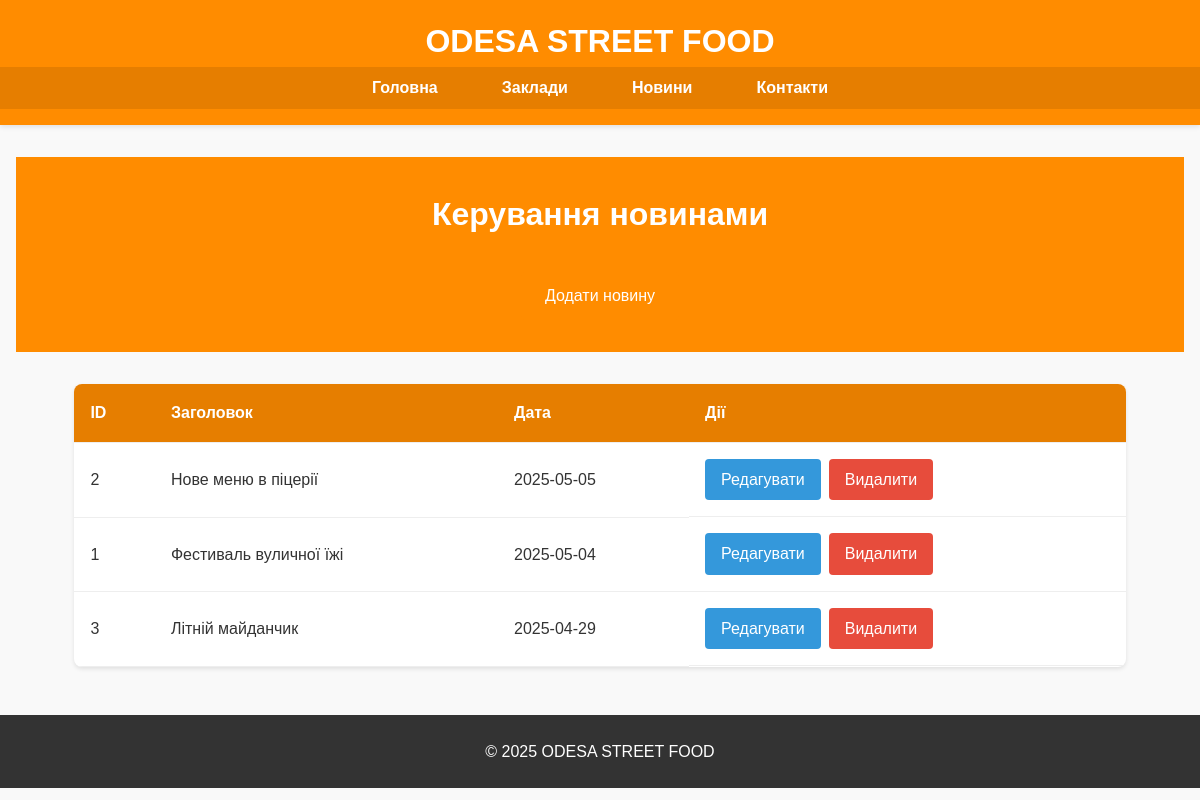
/admin/news, run on an earlier commit of the app's database.
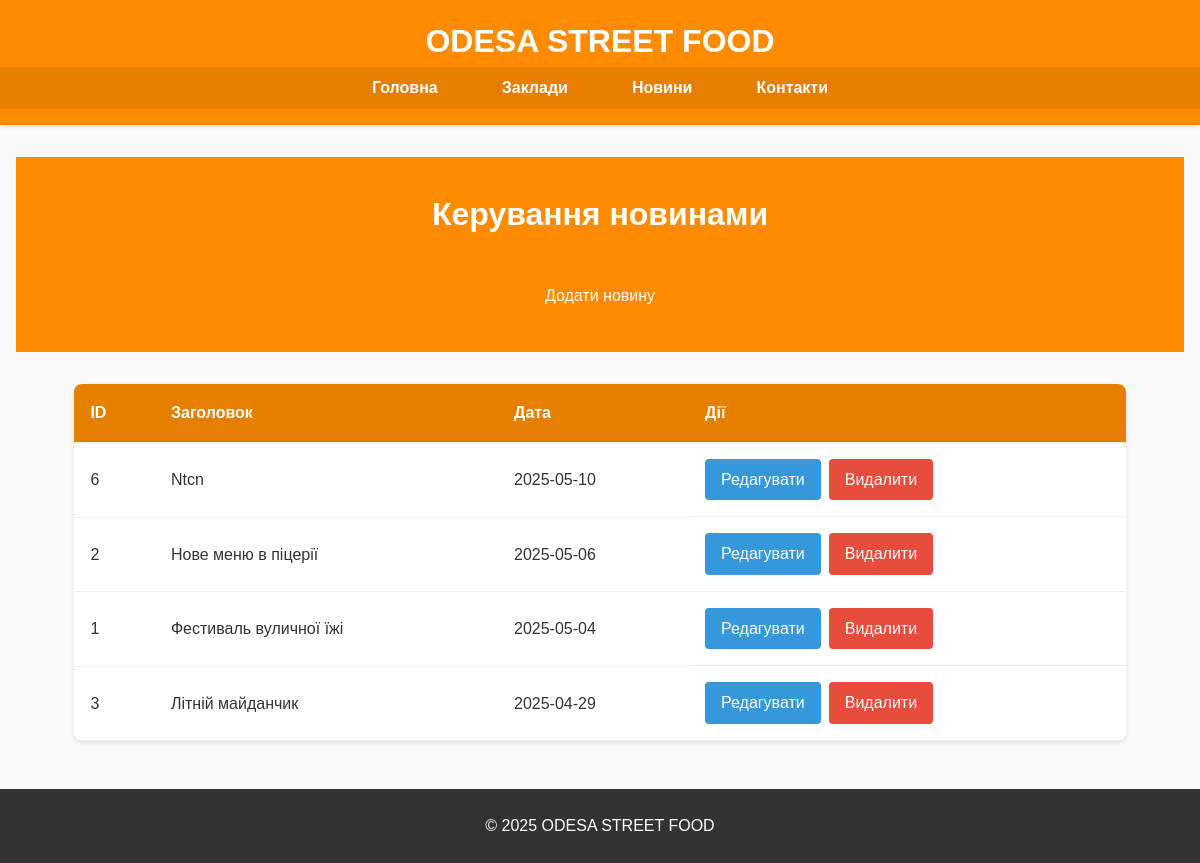
And on a later commit of the database.
### tables this page shows
CREATE TABLE news
                 (
                     id
                     INTEGER
                     PRIMARY
                     KEY
                     AUTOINCREMENT,
                     title
                     TEXT
                     NOT
                     NULL,
                     date
                     TEXT
                     NOT
                     NULL,
                     content
                     TEXT
                     NOT
                     NULL,
                     image
                     TEXT
                     NOT
                     NULL
                 );

### app.py (the view)
@app.route('/admin/news')
def admin_news():
    conn = sqlite3.connect('news.db')
    c = conn.cursor()
    c.execute("SELECT * FROM news ORDER BY date DESC")
    news_items = [dict(zip(['id', 'title', 'date', 'content', 'image'], row)) for row in c.fetchall()]
    conn.close()
    return render_template('admin_news.html', now=datetime.now(), news_items=news_items)

### templates/admin_news.html (shortened to what this page needs)
{% extends "base.html" %}
{% block content %}
<section class="admin-header">
    <h1>Керування новинами</h1>
    <a href="{{ url_for('add_news') }}" class="btn">Додати новину</a>
</section>
<section class="admin-news-list">
    <div class="container">
        <table>
            <thead>
                <tr>
                    <th>ID</th>
                    <th>Заголовок</th>
                    <th>Дата</th>
                    <th>Дії</th>
                </tr>
            </thead>
            <tbody>
                {% for item in news_items %}
                <tr>
                    <td>{{ item.id }}</td>
                    <td>{{ item.title }}</td>
                    <td>{{ item.date }}</td>
                    <td class="actions">
                        <a href="{{ url_for('edit_news', news_id=item.id) }}" class="btn-edit">Редагувати</a>
                        <a href="{{ url_for('delete_news', news_id=item.id) }}" class="btn-delete">Видалити</a>
                    </td>
                </tr>
                {% endfor %}
            </tbody>
        </table>
    </div>
</section>
{% endblock %}

What changed in the data, as far as the page shows it:
added news: id "6", title "Ntcn", date "2025-05-10"
changed news "Нове меню в піцерії": date "2025-05-05" → "2025-05-06"
